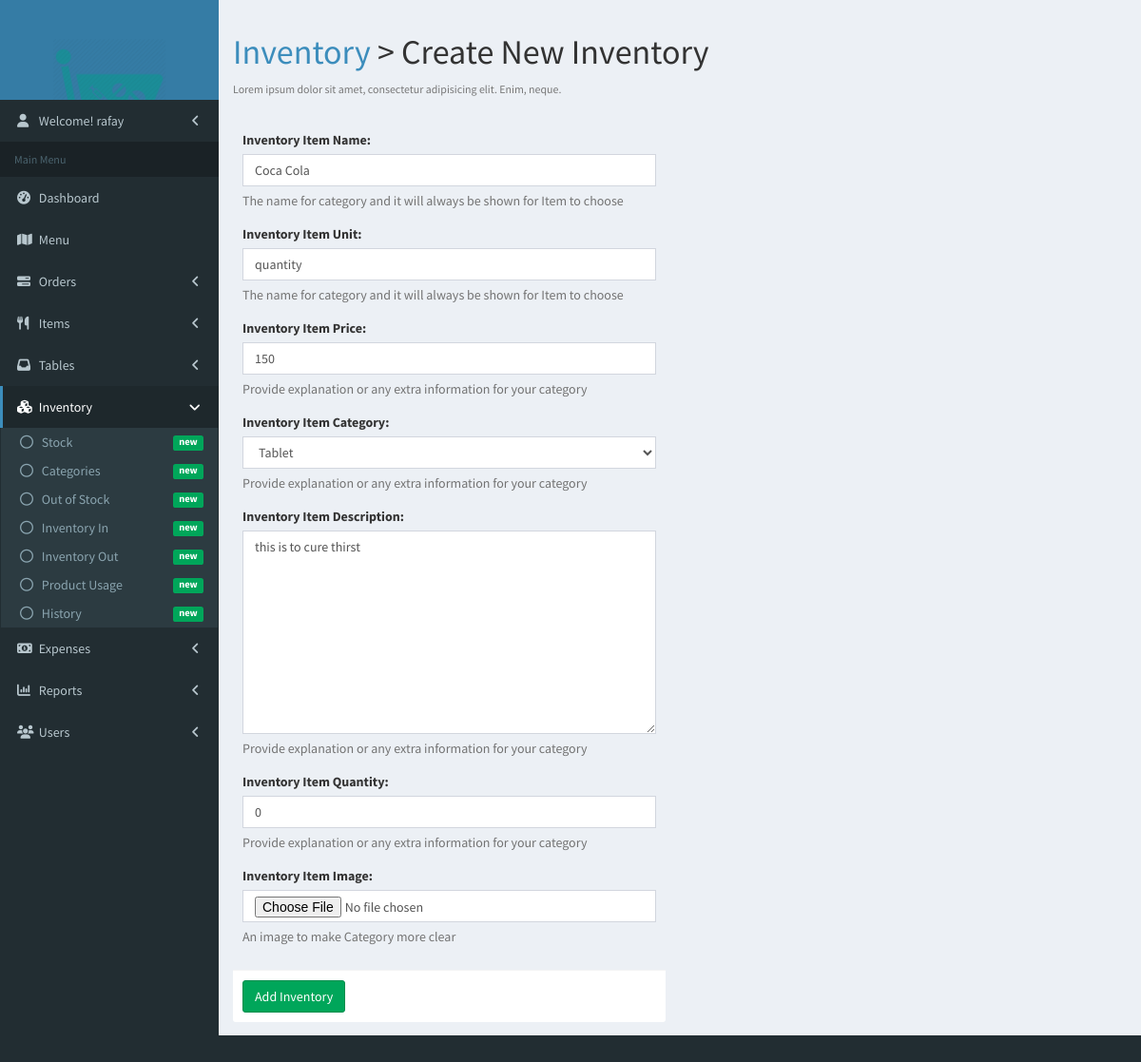
The page /inventory/1/edit (signed in) on the database its author committed.
### app/models.py (models this page shows, shortened)
class User(AbstractUser):
    is_manager = models.BooleanField(default=False)
    is_inventory_manager = models.BooleanField(default=False)

class Inventory(models.Model):
    name = models.CharField(max_length=30)
    unit = models.CharField(max_length=30, blank=True, null=True)  # undo nullify
    price = models.IntegerField()
    category = models.ForeignKey(InventoryCategory, on_delete=models.PROTECT)
    description = models.CharField(max_length=300, null=True, blank=True)
    quantity = models.IntegerField(default=1)
    image = models.ImageField(upload_to="inventory/", null=True, blank=True)
    is_out_of_stock = models.BooleanField(default=False)
    is_active = models.BooleanField(default=True)
    created_at = models.DateTimeField(auto_now_add=True)
    updated_at = models.DateTimeField(auto_now=True)
    history = HistoricalRecords()

### app/views.py (the view)
# urls.py: path('inventory/<int:pk>/edit', views.InventoryUpdate.as_view(), name='inventory-edit'),
@method_decorator([login_required], name='dispatch')
class InventoryUpdate(UpdateView):
    model = Inventory
    form_class = InventoryForm
    def get_context_data(self, **kwargs):
        context = super().get_context_data(**kwargs)
        ic = InventoryCategory.objects.all()
        context['inventory_categories'] = ic if ic.count() > 0 else None
        return context

### app/models.py (called while the page is built)
    def __str__(self):
        return self.name

### app/templates/app/inventory_form.html (shortened to what this page needs)
{% extends 'base.html' %}
{% load static %}
{% block link-inventory %}active{% endblock %}
{% block content %}
    <div>
        <section class="content-header">
            <div class="row">
                <div class="col-xs-8">
                    <h1>
                        <a href="{% url 'inventory-list' %}">Inventory</a> &gt; Create New Inventory
                    </h1>
                    <p class="text-muted">
                        <small>Lorem ipsum dolor sit amet, consectetur adipisicing elit. Enim, neque.</small>
                    </p>
                </div>
            </div>
        </section>
    </div>
    <section class="content container-fluid">
        {% if inventory_categories %}
            <div class="row">
                <div class="col-md-6">
                    <form action="" method="post" enctype="multipart/form-data">
                        <div class="box-body">
                            {% for field in form %}
                                <div class="form-group">
                                    {{ field.label_tag }}
                                    {{ field }}
                                    <span class="help-block">{{ field.help_text }}</span>
                                </div>
                            {% endfor %}
                        </div>
                        <div class="box-footer">
                            <button type="submit" class="btn btn-success">Add Inventory</button>
                        </div>
                    </form>
                </div>
            </div>
        {% endif %}
    </section>
{% endblock %}

### app/templates/base.html (shortened to what this page needs)
{% load static %}
<html>
<head>
    <link rel="stylesheet" href="{% static 'app/bower_components/font-awesome/css/font-awesome.min.css' %}">
    <link rel="stylesheet" href="{% static 'app/bower_components/bootstrap/dist/css/bootstrap.min.css' %}">
    <link rel="stylesheet" href="{% static 'app/dist/css/AdminLTE.min.css' %}">
    <link rel="stylesheet" href="{% static 'app/dist/css/skins/skin-blue.min.css' %}">
    <link href="{% static 'app/vendor/datatables-plugins/dataTables.bootstrap.css' %}" rel="stylesheet">
    <link href="{% static 'app/vendor/datatables-responsive/dataTables.responsive.css' %}" rel="stylesheet">
    <link rel="stylesheet" href="//cdn.datatables.net/1.10.19/css/jquery.dataTables.min.css">
    <link rel="stylesheet" href="{% static 'app/dist/css/aroma.css' %}">
</head>
<body class="hold-transition skin-blue sidebar-mini">
<div class="wrapper">
    <header class="main-header">
        <a href="base.html" class="logo">
            <span class="logo-lg">
                    <img src="{% static 'app/images/logo_white.png' %}" alt="" style="width: 60%; margin-top: 40px;">
                </span>
        </a>
    </header>
    <aside class="main-sidebar">
        <section class="sidebar">
            <ul class="sidebar-menu" data-widget="tree">
                <li class="treeview">
                    <a href="#">
                        <i class="fa fa-user"></i>
                        <span>
                            Welcome! {{ user.get_username }}
                        </span>
                        <span class="pull-right-container">
                              <i class="fa fa-angle-left pull-right"></i>
                            </span>
                    </a>
                </li>
            </ul>
            <ul class="sidebar-menu" data-widget="tree">
                <li class="header">Main Menu</li>
                <li class="{% block link-dashboard %}{% endblock %}">
                    <a href="{% url 'index' %}">
                        <i class="fa fa-dashboard"></i> <span>Dashboard</span>
                    </a>
                </li>
                {% if user.is_superuser or user.is_manager or user.is_staff %}
                    <li class="{% block link-menu %}{% endblock %}">
                        <a href="{% url 'menu' %}">
                            <i class="fa fa-map"></i> <span>Menu</span>
                        </a>
                    </li>
                    <li class="treeview {% block link-orders %}{% endblock %}">
                        <a href="#">
                            <i class="fa fa-tasks"></i>
                            <span>Orders</span>
                            <span class="pull-right-container">
                              <i class="fa fa-angle-left pull-right"></i>
                            </span>
                        </a>
                    </li>
                <li class="treeview {% block link-items %}{% endblock %}">
                        <a href="#">
                            <i class="fa fa-cutlery"></i>
                            <span>Items</span>
                            <span class="pull-right-container">
                              <i class="fa fa-angle-left pull-right"></i>
                            </span>
                        </a>
                                {% now 'n' as month %}
                                {% now 'Y' as year %}
                    </li>
                    <li class="treeview {% block link-tables %}{% endblock %}">
                        <a href="#">
                            <i class="fa fa-inbox"></i>
                            <span>Tables</span>
                            <span class="pull-right-container">
                              <i class="fa fa-angle-left pull-right"></i>
                            </span>
                        </a>
                    </li>
                {% endif %}
                {% if user.is_superuser or user.is_manager or user.is_inventory_manager %}
                    <li class="treeview {% block link-inventory %}{% endblock %}">
                        <a href="#">
                            <i class="fa fa-cubes"></i>
                            <span>Inventory</span>
                            <span class="pull-right-container">
                              <i class="fa fa-angle-left pull-right"></i>
                            </span>
                        </a>
                        <ul class="treeview-menu">
                            <li class="{% block link-inventory-details %}{% endblock %}">
                                <a href="{% url 'inventory-list' %}">
                                    <i class="fa fa-circle-o"></i>
                                    <span>Stock</span>
                                    <span class="pull-right-container">
                                      <small class="label pull-right bg-green">new</small>
                                    </span>
                                </a>
                            </li>
                            <li class="{% block link-inventory-categories %}{% endblock %}">
                                <a href="{% url 'inventory-category-list' %}">
                                    <i class="fa fa-circle-o"></i>
                                    <span>Categories</span>
                                    <span class="pull-right-container">
                                      <small class="label pull-right bg-green">new</small>
                                    </span>
                                </a>
                            </li>
                            <li class="{% block link-inventory-stock %}{% endblock %}">
                                <a href="{% url 'inventory-stock' %}">
                                    <i class="fa fa-circle-o"></i>
                                    <span>Out of Stock</span>
                                    <span class="pull-right-container">
                                      <small class="label pull-right bg-green">new</small>
                                    </span>
                                </a>
                            </li>
                            <li class="{% block link-inventory-in %}{% endblock %}">
                                <a href="{% url 'inventory-in' %}">
                                    <i class="fa fa-circle-o"></i>
                                    <span>Inventory In</span>
                                    <span class="pull-right-container">
                                      <small class="label pull-right bg-green">new</small>
                                    </span>
                                </a>
                            </li>
                            <li class="{% block link-inventory-out %}{% endblock %}">
                                <a href="{% url 'inventory-out' %}">
                                    <i class="fa fa-circle-o"></i>
                                    <span>Inventory Out</span>
                                    <span class="pull-right-container">
                                      <small class="label pull-right bg-green">new</small>
                                    </span>
                                </a>
                            </li>
                            <li class="{% block link-inventory-rating %}{% endblock %}">
                                <a href="{% url 'inventory-rating' %}">
                                    <i class="fa fa-circle-o"></i>
                                    <span>Product Usage</span>
                                    <span class="pull-right-container">
                                      <small class="label pull-right bg-green">new</small>
                                    </span>
                                </a>
                            </li>
                            <li>
                                <a href="{% url 'inventory-history' %}">
                                    <i class="fa fa-circle-o"></i>
                                    <span>History</span>
                                    <span class="pull-right-container">
                                      <small class="label pull-right bg-green">new</small>
                                    </span>
                                </a>
                            </li>
                        </ul>
                    </li>
                {% endif %}
                {% if user.is_superuser or user.is_manager %}
                    <li class="treeview {% block link-expense %}{% endblock %}">
                        <a href="#">
                            <i class="fa fa-money"></i>
                            <span>Expenses</span>
                            <span class="pull-right-container">
                              <i class="fa fa-angle-left pull-right"></i>
                            </span>
                        </a>
                    </li>
                    <li class="treeview {% block link-reports %}{% endblock %}">
                        <a href="#">
                            <i class="fa fa-bar-chart"></i>
                            <span>Reports</span>
                            <span class="pull-right-container">
                              <i class="fa fa-angle-left pull-right"></i>
                            </span>
                        </a>
                                {% now 'j' as today %}
                                {% now 'n' as month %}
                                {% now 'Y' as year %}
                                {% now 'n' as month %}
                                {% now 'Y' as year %}
                                {% now 'Y' as year %}
                    </li>
                {% endif %}
                {% if user.is_superuser %}
                    <li class="treeview {% block link-user %}{% endblock %}">
                        <a href="#">
                            <i class="fa fa-group"></i>
                            <span>Users</span>
                            <span class="pull-right-container">
                              <i class="fa fa-angle-left pull-right"></i>
                            </span>
                        </a>
                    </li>
                {% endif %}
            </ul>
        </section>
    </aside>
    <div class="content-wrapper">
        {% block content %}
        {% endblock %}
    </div>
</div>
</body>
</html>

### rows shown on the page
User: get_username "rafay"
Inventory: form "Coca Cola" "quantity" "150" "Tablet" "this is to cure thirst" "0"

### other values the page prints
{{ field.label_tag }} "Inventory Item Name:" "Inventory Item Unit:" "Inventory Item Price:" "Inventory Item Category:" "Inventory Item Description:" "Inventory Item Quantity:" "Inventory Item Image:"
{{ field.help_text }} "The name for category and it will always be shown for Item to choose" "The name for category and it will always be shown for Item to choose" "Provide explanation or any extra information for your category" "Provide explanation or any extra information for your category" "Provide explanation or any extra information for your category" "Provide explanation or any extra information for your category" "An image to make Category more clear"
